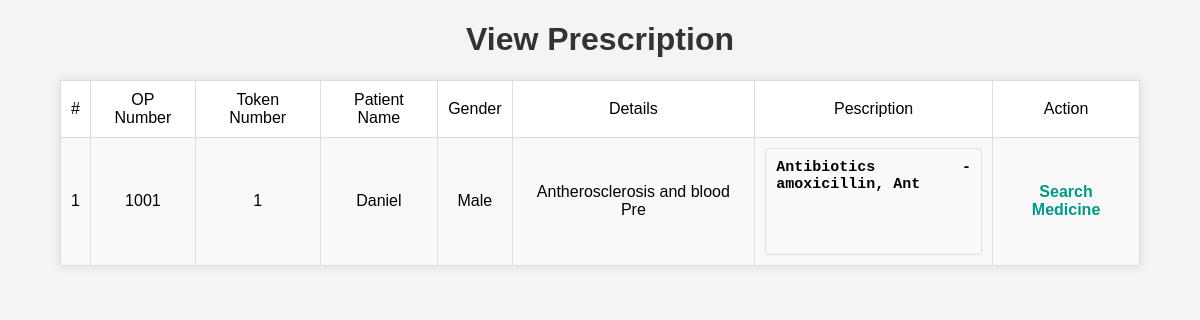
The page /Project/Pharmacy/ViewPrescription.php (signed in) on the database its author committed.
### tables this page shows
CREATE TABLE `tbl_appoinment` (
  `appoinment_id` int(11) NOT NULL,
  `appoinment_details` varchar(30) NOT NULL,
  `appoinment_token` int(30) NOT NULL,
  `appoinment_medicine` varchar(30) NOT NULL,
  `appoinment_status` varchar(50) NOT NULL DEFAULT '0',
  `appoinment_datetime` varchar(30) NOT NULL,
  `patient_id` int(11) NOT NULL,
  `doctor_id` int(11) NOT NULL
);

CREATE TABLE `tbl_patient` (
  `patient_id` int(11) NOT NULL,
  `patient_name` varchar(30) NOT NULL,
  `patient_contact` varchar(30) NOT NULL,
  `place_id` int(11) NOT NULL,
  `patient_address` varchar(300) NOT NULL,
  `patient_gender` varchar(30) NOT NULL,
  `patient_dob` varchar(30) NOT NULL,
  `patient_opno` int(30) NOT NULL
);

### Project/Pharmacy/ViewPrescription.php (the view, shortened to what this page needs)
<?php
include('../Assets/Connection/Connection.php');
if(isset($_SESSION["docid"])) {
    $doctor_id = $_SESSION["docid"];
}
?>
<!DOCTYPE html PUBLIC "-//W3C//DTD XHTML 1.0 Transitional//EN" "http://www.w3.org/TR/xhtml1/DTD/xhtml1-transitional.dtd">
<html xmlns="http://www.w3.org/1999/xhtml">
<head>
</head>
<body>
<form id="form1" name="form1" method="post" action="">
<h1 align="center">View Prescription</h1>
  <table border="1" align="center">
    <tr align="center">
      <td>#</td>
      <td>OP Number</td>
      <td>Token Number</td>
      <td>Patient Name</td>
      <td>Gender</td>
      <td>Details</td>
      <td>Pescription</td>
      <td>Action</td>
    </tr>
    <?php
	$i=0;
	$sel = "select * from tbl_appoinment a inner join tbl_patient p on p.patient_id = a.patient_id inner join tbl_doctor d on d.doctor_id = a.doctor_id where a.doctor_id = '".$doctor_id."' ORDER BY a.appoinment_datetime ASC";
	$result = $con -> query($sel);
	while($data = $result -> fetch_assoc())
	{
		$i++;
	?>
    <tr align="center">
      <td><?php echo $i ?></td>
      <td><?php echo $data["patient_opno"] ?></td>
      <td><?php echo $data["appoinment_token"] ?></td>
      <td><?php echo $data["patient_name"] ?></td>
      <td><?php echo $data["patient_gender"] ?></td>
      <td><?php echo $data["appoinment_details"] ?></td>
      <td><label>
        <textarea name="txt_pesrciption" id="txt_pesrciption" cols="20" rows="5" readonly="readonly" class=""><?php echo $data["appoinment_medicine"] ?></textarea>
      </label></td>
      <td>
      <a href="SearchMedicine.php?aid=<?php echo $data['appoinment_id'];?>">Search Medicine</a>
      </td>
    </tr>
    <?php } ?>
  </table>
</form>
</body>
</html>

### Project/Pharmacy/ViewPrescription.php (style rules this page uses)
body { font-family: Arial, sans-serif; background-color: #f4f4f4; margin: 0; padding: 0; }
h1 { color: #333; }
table { width: 90%; margin: 20px auto; border-collapse: collapse; background-color: #fff; box-shadow: 0 0 10px rgba(0, 0, 0, 0.1); }
th, td { padding: 10px; text-align: center; border: 1px solid #ddd; }
tr:nth-child(even) { background-color: #f9f9f9; }
a { color: #009688; text-decoration: none; font-weight: bold; }
textarea { width: 100%; box-sizing: border-box; border: 1px solid #ddd; border-radius: 4px; padding: 10px; resize: none; background-color: #fafafa; font-size:15px; font-weight: bold; text-align:justify }

### rows shown on the page
tbl_appoinment: patient.patient_opno "1001", appoinment_token "1", patient.patient_name "Daniel", patient.patient_gender "Male", appoinment_details "Antherosclerosis and blood Pre", txt_pesrciption "Antibiotics - amoxicillin, Ant"
